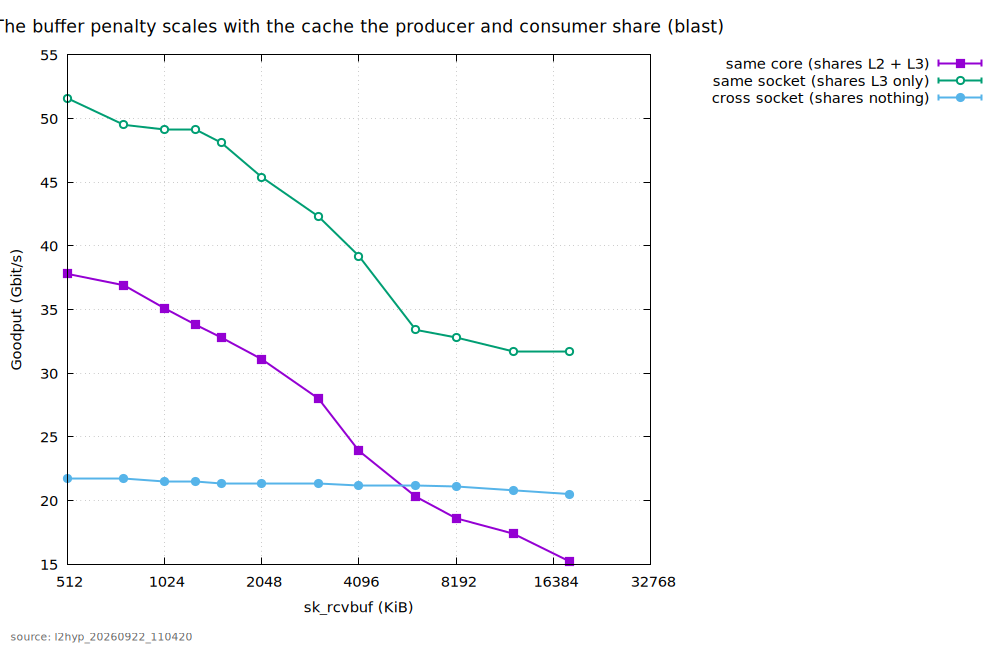

Source code (gnuplot):
set terminal pngcairo size 1000,650 noenhanced font "Sans,11"
set output "/home/chanseo/lab/figures/fig06_cache_sharing.png"
set title "The buffer penalty scales with the cache the producer and consumer share (blast)" font "Sans,13"
set xlabel "sk_rcvbuf (KiB)"
set ylabel "Goodput (Gbit/s)"
set grid
set key outside right top
set label "source: l2hyp_20260922_110420" at screen 0.01,0.02 font "Sans,8" tc rgb "#666666"
set bmargin 5
set logscale x 2


plot "/home/chanseo/lab/figures/fig06.dat" index 0 using 1:2:3 with yerrorlines lw 2 pt 5 ps 1.2 title "same core (shares L2 + L3)", "/home/chanseo/lab/figures/fig06.dat" index 1 using 1:2:3 with yerrorlines lw 2 pt 6 ps 1.2 title "same socket (shares L3 only)", "/home/chanseo/lab/figures/fig06.dat" index 2 using 1:2:3 with yerrorlines lw 2 pt 7 ps 1.2 title "cross socket (shares nothing)"
